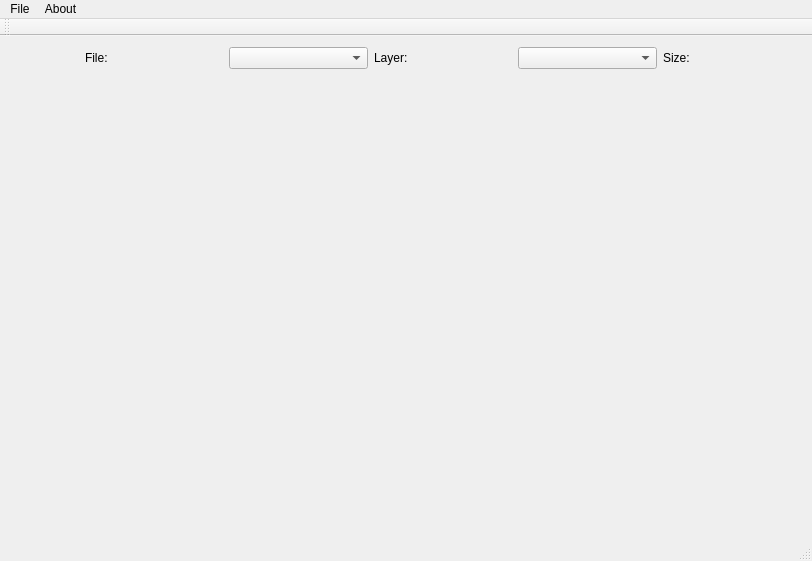
<?xml version="1.0" encoding="UTF-8"?>
<ui version="4.0">
 <class>Pyramid</class>
 <widget class="QMainWindow" name="Pyramid">
  <property name="geometry">
   <rect>
    <x>0</x>
    <y>0</y>
    <width>812</width>
    <height>561</height>
   </rect>
  </property>
  <property name="windowTitle">
   <string>Pyramid</string>
  </property>
  <widget class="QWidget" name="centralWidget">
   <layout class="QGridLayout" name="gridLayout">
    <item row="0" column="0">
     <layout class="QVBoxLayout" name="verticalLayout">
      <item>
       <layout class="QHBoxLayout" name="horizontalLayout">
        <item>
         <spacer name="horizontalSpacer">
          <property name="orientation">
           <enum>Qt::Horizontal</enum>
          </property>
          <property name="sizeType">
           <enum>QSizePolicy::Maximum</enum>
          </property>
          <property name="sizeHint" stdset="0">
           <size>
            <width>74</width>
            <height>20</height>
           </size>
          </property>
         </spacer>
        </item>
        <item>
         <widget class="QLabel" name="fileLabel">
          <property name="text">
           <string>File: </string>
          </property>
         </widget>
        </item>
        <item>
         <widget class="QComboBox" name="fileComboBox"/>
        </item>
        <item>
         <widget class="QLabel" name="layerLable">
          <property name="text">
           <string>Layer:</string>
          </property>
         </widget>
        </item>
        <item>
         <widget class="QComboBox" name="layerComboBox"/>
        </item>
        <item>
         <widget class="QLabel" name="sizeLabel">
          <property name="text">
           <string>Size:</string>
          </property>
         </widget>
        </item>
       </layout>
      </item>
      <item>
       <spacer name="verticalSpacer">
        <property name="orientation">
         <enum>Qt::Vertical</enum>
        </property>
        <property name="sizeType">
         <enum>QSizePolicy::Preferred</enum>
        </property>
        <property name="sizeHint" stdset="0">
         <size>
          <width>20</width>
          <height>14</height>
         </size>
        </property>
       </spacer>
      </item>
      <item>
       <widget class="QLabel" name="imageLabel">
        <property name="sizePolicy">
         <sizepolicy hsizetype="MinimumExpanding" vsizetype="MinimumExpanding">
          <horstretch>0</horstretch>
          <verstretch>0</verstretch>
         </sizepolicy>
        </property>
        <property name="text">
         <string/>
        </property>
       </widget>
      </item>
     </layout>
    </item>
   </layout>
  </widget>
  <widget class="QMenuBar" name="menuBar">
   <property name="geometry">
    <rect>
     <x>0</x>
     <y>0</y>
     <width>812</width>
     <height>21</height>
    </rect>
   </property>
   <widget class="QMenu" name="menuFile">
    <property name="title">
     <string>File</string>
    </property>
    <addaction name="openImagesAction"/>
    <addaction name="separator"/>
    <addaction name="exitAction"/>
   </widget>
   <widget class="QMenu" name="menuAbout">
    <property name="title">
     <string>About</string>
    </property>
   </widget>
   <addaction name="menuFile"/>
   <addaction name="menuAbout"/>
  </widget>
  <widget class="QToolBar" name="mainToolBar">
   <attribute name="toolBarArea">
    <enum>TopToolBarArea</enum>
   </attribute>
   <attribute name="toolBarBreak">
    <bool>false</bool>
   </attribute>
  </widget>
  <widget class="QStatusBar" name="statusBar"/>
  <action name="openImagesAction">
   <property name="text">
    <string>Open images</string>
   </property>
   <property name="shortcut">
    <string>Ctrl+O</string>
   </property>
   <property name="shortcutContext">
    <enum>Qt::WidgetShortcut</enum>
   </property>
   <property name="shortcutVisibleInContextMenu">
    <bool>true</bool>
   </property>
  </action>
  <action name="exitAction">
   <property name="text">
    <string>Exit</string>
   </property>
  </action>
 </widget>
 <layoutdefault spacing="6" margin="11"/>
 <resources/>
 <connections/>
</ui>
